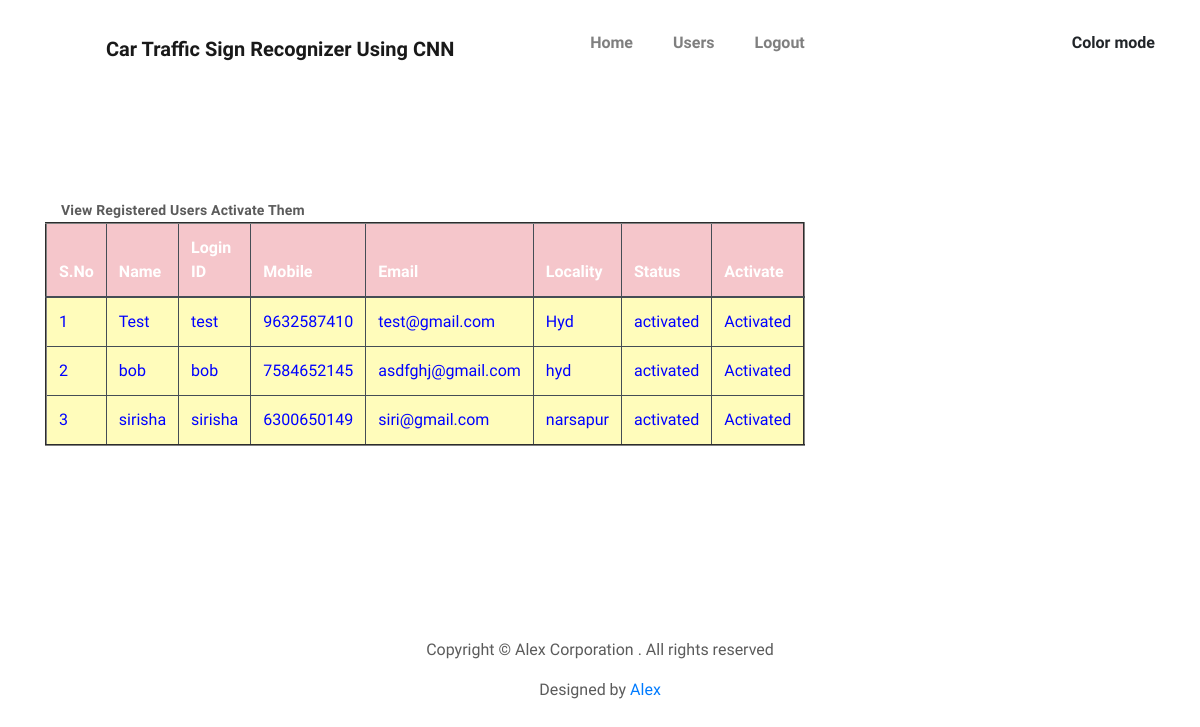
Page /ViewRegisteredUsers/ on the committed database.
### users/models.py (models this page shows, shortened)
class UserRegistrationModel(models.Model):
    name = models.CharField(max_length=100)
    loginid = models.CharField(unique=True, max_length=100)
    password = models.CharField(max_length=100)
    mobile = models.CharField(unique=True, max_length=100)
    email = models.CharField(unique=True, max_length=100)
    locality = models.CharField(max_length=100)
    address = models.CharField(max_length=1000)
    city = models.CharField(max_length=100)
    state = models.CharField(max_length=100)
    status = models.CharField(max_length=100)
    class Meta:
        db_table = 'UserRegistrations'

### admins/views.py (the view)
# urls.py: path("ViewRegisteredUsers/", admins.ViewRegisteredUsers, name="ViewRegisteredUsers"),
def ViewRegisteredUsers(request):
    data = UserRegistrationModel.objects.all()
    return render(request, 'admins/RegisteredUsers.html', {'data': data})

### assets/templates/admins/RegisteredUsers.html
{%extends 'admins/adminbase.html'%}
{%load static%}
{%block contents%}
    <section class="about full-screen d-lg-flex justify-content-center align-items-center" id="about">
        <div class="container">
            <div class="row">
                <div class="col-lg-7 col-md-12 col-12 d-flex align-items-center">
                    <div class="about-text">
                        <small class="small-text">View Registered Users <span class="mobile-block"> Activate Them &nbsp;</span></small>
                     <table border="2px" class="table table-hover table-dark">
                    <thead>
                    <tr class="table-danger">
                        <th scope="col">S.No</th>
                        <th scope="col">Name</th>
                        <th scope="col">Login ID</th>
                        <th scope="col">Mobile</th>
                        <th scope="col">Email</th>
                        <th scope="col">Locality</th>
                        <th scope="col">Status</th>
                        <th scope="col">Activate</th>
                    </tr>
                    </thead>
                    <tbody>
                    {% for i in data %}
                    <tr scope="row" style="color: BLUE; background-color:#FFFCBB">
                        <td>{{forloop.counter}}</td>
                        <td>{{i.name}}</td>
                        <td>{{i.loginid}}</td>
                        <td>{{i.mobile}}</td>
                        <td>{{i.email}}</td>
                        <td>{{i.locality}}</td>
                        <td>{{i.status}}</td>
                        {% if i.status == 'waiting' %}
                        <td><a class="btn-link" href="/AdminActivaUsers/?uid={{ i.id }}"
                               style="color:DARKBLUE">Activate</a></td>
                        {% else %}
                        <td> Activated</td>
                        {% endif %}
                    </tr>
                    {% endfor %}
                    </tbody>
                </table>
                    </div>
                </div>
            </div>
        </div>
    </section>
{%endblock%}

### assets/templates/admins/adminbase.html (shortened to what this page needs)
<!doctype html>
{%load static%}
<html lang="en">
  <head>
    <link rel="stylesheet" href="{%static 'css/bootstrap.min.css'%}">
    <link rel="stylesheet" href="{%static 'css/unicons.css'%}">
    <link rel="stylesheet" href="{%static 'css/owl.carousel.min.css'%}">
    <link rel="stylesheet" href="{%static 'css/owl.theme.default.min.css'%}">
    <link rel="stylesheet" href="{%static 'css/tooplate-style.css'%}">
  </head>
  <body>
    <nav class="navbar navbar-expand-sm navbar-light">
        <div class="container">
            <a class="navbar-brand" href="{%url 'AdminHome'%}"><i class='uil uil-user'></i> Car Traffic Sign Recognizer Using CNN</a>
            <div class="collapse navbar-collapse" id="navbarNav">
                <ul class="navbar-nav mx-auto">
                    <li class="nav-item">
                        <a href="{%url 'AdminHome'%}" class="nav-link"><span data-hover="Home">Home</span></a>
                    </li>
                    <li class="nav-item">
                        <a href="{%url 'ViewRegisteredUsers'%}" class="nav-link"><span data-hover="Users">Users</span></a>
                    </li>
                    <li class="nav-item">
                        <a href="{%url 'logout'%}" class="nav-link"><span data-hover="Logout">Logout</span></a>
                    </li>
                </ul>
                <ul class="navbar-nav ml-lg-auto">
                    <div class="ml-lg-4">
                      <div class="color-mode d-lg-flex justify-content-center align-items-center">
                        <i class="color-mode-icon"></i>
                        Color mode
                      </div>
                    </div>
                </ul>
            </div>
        </div>
    </nav>
    {%block contents%}
    {%endblock%}
     <footer class="footer py-5">
          <div class="container">
               <div class="row">
                    <div class="col-lg-12 col-12">
                        <p class="copyright-text text-center">Copyright &copy; Alex Corporation . All rights reserved</p>
                        <p class="copyright-text text-center">Designed by <a rel="nofollow" href="#">Alex</a></p>
                    </div>
               </div>
          </div>
     </footer>
  </body>
</html>

### assets/static/css/tooplate-style.css (style rules this page uses)
body { font-family: "Maven Pro", sans-serif; padding-top: 70px; }
.full-screen { padding: 8rem 0; }
.small-text { color: #5b5b5b; font-size: 14px; font-weight: bold; padding: 8px 16px; border-radius: 50px; letter-spacing: 0.2px; }
ul { margin: 0; padding: 0; }
ul li { list-style: none; }
a { font-weight: normal; text-decoration: none !important; transition: all 0.4s ease; }
.navbar-brand .uil { font-size: 40px; }
p { font-size: 18px; font-weight: 300; line-height: 1.5; color: #5b5b5b; }
.navbar { position: fixed; top: 0; right: 0; left: 0; z-index: 999999; will-change: transform; transition: transform 200ms linear; }
.navbar-brand { font-weight: bold; }
.navbar-expand-sm .navbar-nav .nav-link { padding: 0 20px; }
.nav-link { font-weight: bold; font-size: 16px; overflow: hidden; }
.nav-link span { position: relative; display: inline-block; transition: transform 0.3s; }
.nav-link span:before { position: absolute; top: 100%; content: attr(data-hover); transform: translate3d(0, 0, 0); }
.copyright-text { font-size: 16px; font-weight: normal; display: block; }
.color-mode { font-weight: bold; cursor: pointer; }
.color-mode-icon { position: relative; right: 6px; }
.color-mode-icon:after { font-family: 'unicons'; content: '\ea9f'; font-size: 30px; font-weight: 300; font-style: normal; }

### rows in the picture
UserRegistrationModel: name "Test", loginid "test", mobile "9632587410", email "test@gmail.com", locality "Hyd", status "activated", shows "Activated"
UserRegistrationModel: name "bob", loginid "bob", mobile "7584652145", email "asdfghj@gmail.com", locality "hyd", status "activated", shows "Activated"
UserRegistrationModel: name "sirisha", loginid "sirisha", mobile "6300650149", email "siri@gmail.com", locality "narsapur", status "activated", shows "Activated"
